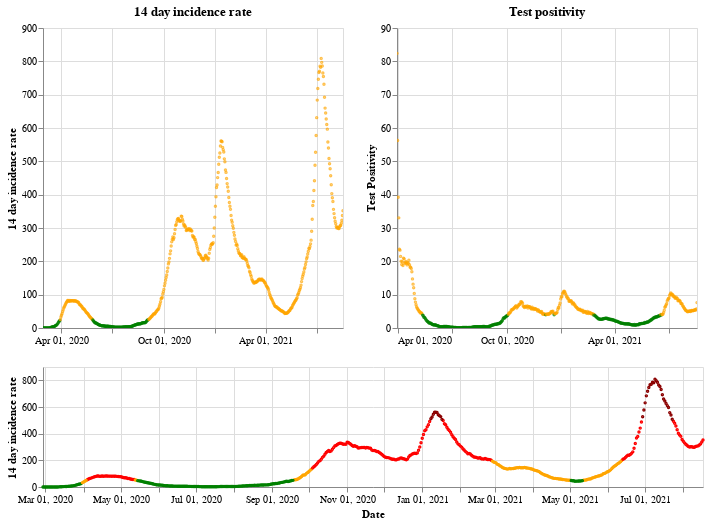

Notebook code cell kept with this figure:
### Markdown cell above
## Scotland

### Code cell
plot_traffic_light('Scotland')

### Figure 1 — Vega-Lite specification as saved in the notebook (floating-point values rounded to 4 significant figures; data arrays with more than 128 entries replaced by an {"elided": "..."} marker saying what was removed)
{"config": {"view": {"continuousWidth": 400, "continuousHeight": 300}}, "vconcat": [{"hconcat": [{"mark": {"type": "point", "size": 2}, "encoding": {"color": {"condition": {"value": "green", "test": "(datum.twoWeeklyCasesRate <= 25)"}, "value": "orange"}, "tooltip": [{"type": "nominal", "field": "areaName"}, {"type": "temporal", "field": "date"}, {"type": "quantitative", "field": "twoWeeklyCasesRate"}, {"type": "quantitative", "field": "testPositivity"}], "x": {"type": "temporal", "axis": {"title": ""}, "field": "date", "scale": {"domain": {"selection": "DateBrush"}}, "timeUnit": "yearmonthdate"}, "y": {"type": "quantitative", "axis": {"title": "14 day incidence rate"}, "field": "twoWeeklyCasesRate"}}, "title": "14 day incidence rate", "width": 300}, {"mark": {"type": "point", "size": 2}, "encoding": {"color": {"condition": {"value": "green", "test": "(datum.testPositivity <= 4)"}, "value": "orange"}, "tooltip": [{"type": "nominal", "field": "areaName"}, {"type": "temporal", "field": "date"}, {"type": "quantitative", "field": "twoWeeklyCasesRate"}, {"type": "quantitative", "field": "testPositivity"}], "x": {"type": "temporal", "axis": {"title": ""}, "field": "date", "scale": {"domain": {"selection": "DateBrush"}}, "timeUnit": "yearmonthdate"}, "y": {"type": "quantitative", "axis": {"title": "Test Positivity"}, "field": "testPositivity"}}, "title": "Test positivity", "width": 300}]}, {"layer": [{"mark": {"type": "point", "size": 2}, "encoding": {"color": {"condition": {"value": "orange", "test": "(((datum.testPositivity < 4) && (datum.twoWeeklyCasesRate >= 50)) && (datum.twoWeeklyCasesRate < 200))"}, "value": "red"}, "opacity": {"condition": {"value": 1, "test": "((datum.twoWeeklyCasesRate >= 50) && (datum.twoWeeklyCasesRate < 500))"}, "value": 0}, "tooltip": [{"type": "nominal", "field": "areaName"}, {"type": "temporal", "field": "date"}, {"type": "quantitative", "field": "twoWeeklyCasesRate"}, {"type": "quantitative", "field": "testPositivity"}], "x": {"type": "temporal", "axis": {"title": "Date"}, "field": "date", "timeUnit": "yearmonthdate"}, "y": {"type": "quantitative", "axis": {"title": "14 day incidence rate"}, "field": "twoWeeklyCasesRate"}}, "selection": {"DateBrush": {"type": "interval", "encodings": ["x"], "fields": ["Time"]}}}, {"mark": {"type": "point", "size": 2}, "encoding": {"color": {"value": "darkred"}, "opacity": {"condition": {"value": 1, "test": "(datum.twoWeeklyCasesRate >= 500)"}, "value": 0}, "tooltip": [{"type": "nominal", "field": "areaName"}, {"type": "temporal", "field": "date"}, {"type": "quantitative", "field": "twoWeeklyCasesRate"}, {"type": "quantitative", "field": "testPositivity"}], "x": {"type": "temporal", "axis": {"title": "Date"}, "field": "date", "timeUnit": "yearmonthdate"}, "y": {"type": "quantitative", "axis": {"title": "14 day incidence rate"}, "field": "twoWeeklyCasesRate"}}}, {"mark": {"type": "point", "size": 2}, "encoding": {"color": {"condition": {"value": "green", "test": "((datum.testPositivity < 4) && (datum.twoWeeklyCasesRate < 50))"}, "value": "orange"}, "opacity": {"condition": {"value": 1, "test": "(datum.twoWeeklyCasesRate < 50)"}, "value": 0}, "tooltip": [{"type": "nominal", "field": "areaName"}, {"type": "temporal", "field": "date"}, {"type": "quantitative", "field": "twoWeeklyCasesRate"}, {"type": "quantitative", "field": "testPositivity"}], "x": {"type": "temporal", "axis": {"title": "Date"}, "field": "date", "timeUnit": "yearmonthdate"}, "y": {"type": "quantitative", "axis": {"title": "14 day incidence rate"}, "field": "twoWeeklyCasesRate"}}}], "height": 120, "width": 660}], "data": {"name": "data-dd7452b1a07f792c56bdcba4ef67b6d1"}, "$schema": "https://vega.github.io/schema/vega-lite/v4.8.1.json", "datasets": {"data-dd7452b1a07f792c56bdcba4ef67b6d1": {"elided": "537 records"}}}
